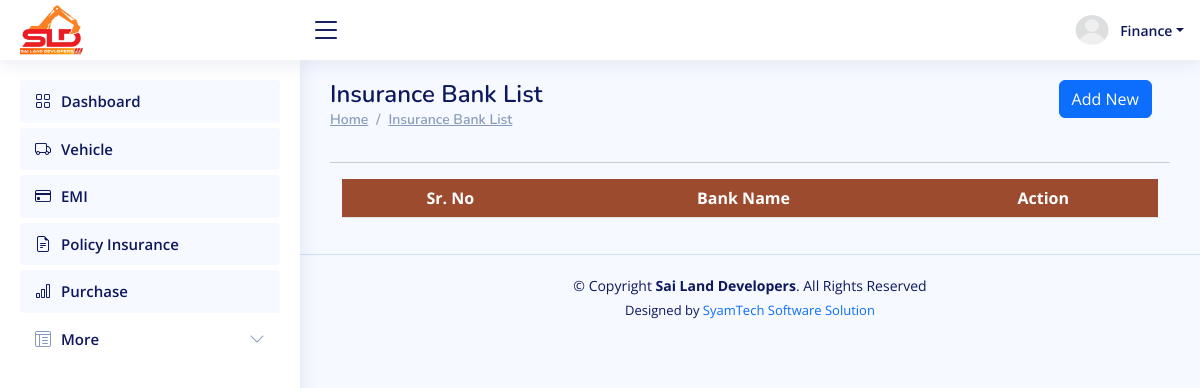
/finance/insurance_bank_list/ (signed in), run on an earlier commit of the app's database.
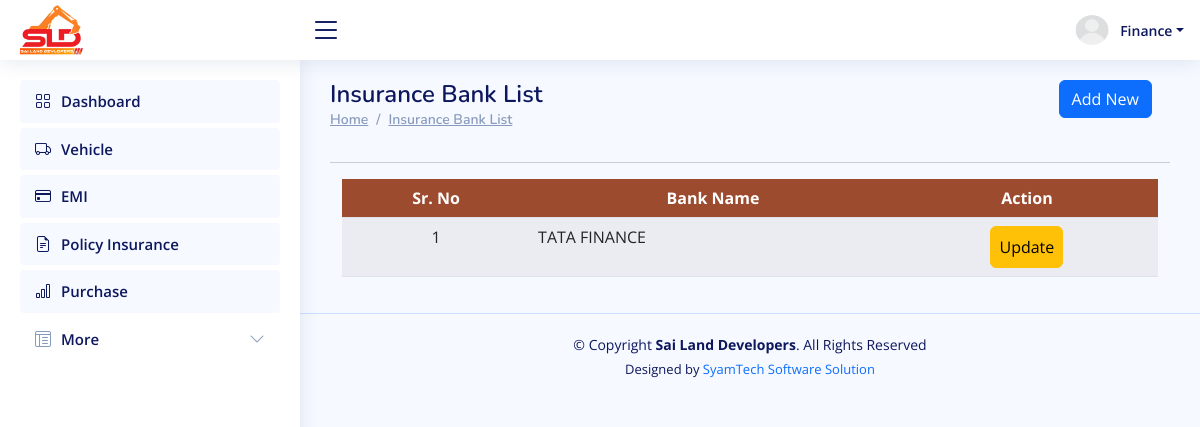
And on a later commit of the database.
### ERP_Admin/models.py (models this page shows, shortened)
class Insurance_Bank(models.Model):
    bank_name = models.CharField(max_length=50, unique=True, db_index=True)

### ERP_Finance/views.py (the view)
# urls.py: path('insurance_bank_list/', views.insurance_bank_list, name='finance_insurance_bank_list'),
@finance_required
def insurance_bank_list(request):
    rec = Insurance_Bank.objects.all()
    if request.method == 'POST':
        form = InsuranceBankForm(request.POST)
        if form.is_valid():
            form.save()
            messages.success(request, 'Record Created Success.')
            return redirect('/finance/insurance_bank_list/')
    else:
        form = InsuranceBankForm()
    return render(request, 'finance_insurance_bank_list.html', {'rec': rec,'form': form})

### ERP_Admin/models.py (called while the page is built)
    def __str__(self):
        return self.username

### ERP_Finance/views.py (called while the page is built)
def finance_required(function):
    @wraps(function)
    def _wrapped_view(request, *args, **kwargs):
        if not request.user.is_authenticated:
            return redirect('/login')  # Redirect to login if not logged in
        if not request.user.is_finance:
            return redirect('/login')  # Redirect to login if user is not in Finance role
        return function(request, *args, **kwargs)
    return _wrapped_view

### ERP_Finance/templates/finance_insurance_bank_list.html (shortened to what this page needs)
{% extends "finance_base.html" %}
{% load crispy_forms_tags %}
{% block content %}
<main id="main" class="main">
    <div class="row">
        <div class="col-sm-6">
            <div class="pagetitle">
                <h1> Insurance Bank List</h1>
                <nav>
                    <ol class="breadcrumb">
                        <li class="breadcrumb-item"><a href="#">Home</a></li>
                        <li class="breadcrumb-item"><a href="#"> Insurance Bank List </a></li>
                    </ol>
                </nav>
            </div>
        </div>
        <div class="col-sm-6">
            <div class="container" style="max-width:97%;">
                <div class="text-lg-end text-start">
                    <a href="#" class="btn btn-primary"  data-toggle="modal" data-target="#model_create"> Add New </a>
                    </div>
            </div>
        </div>
    </div>
        <section class="section dashboard">
            <hr>
            <div class="container">
                <div class="row justify-content-center align-items-center">
                    <div class="col-sm-12">
                        <div class="row">
                            <div class="container" style=" overflow:scroll;">
                                <table id="table" class="table table-striped "
                                    style="overflow:scroll; width:100%;min-width: max-content;">
                                    <thead>
                                        <tr style="background:#9c4b2e;">
                                            <th scope="col" class="text-center text-white">Sr. No</th>
                                            <th scope="col" class="text-center text-white">Bank Name</th>
                                            <th scope="col" class="text-center text-white">Action</th>
                                        </tr>
                                    </thead>
                                    <tbody>
                                        {% if rec  %}
                                        {% for r in rec %}
                                        <tr>
                                            <td class="text-center">{{ forloop.counter }}</td>
                                            <td class="text-left">{{ r.bank_name }}</td>
                                            <td>
                                                <center>
                                                <a href="javascript:void(0);" data-url="{% url 'finance_insurance_bank_update' r.id %}" class="btn btn-warning px-2 py-2" onclick="mini_window_2(this)">Update</a>
                                                </center>
                                            </td>
                                        </tr>
                                        {% endfor %}
                                        {% endif %}
                                    </tbody>
                                </table>
                            </div>
                        </div>
                    </div>
                </div>
            </div>
        </section>
</main>
{% endblock content %}

What changed in the data, as far as the page shows it:
added Insurance_Bank: bank_name "TATA FINANCE"
